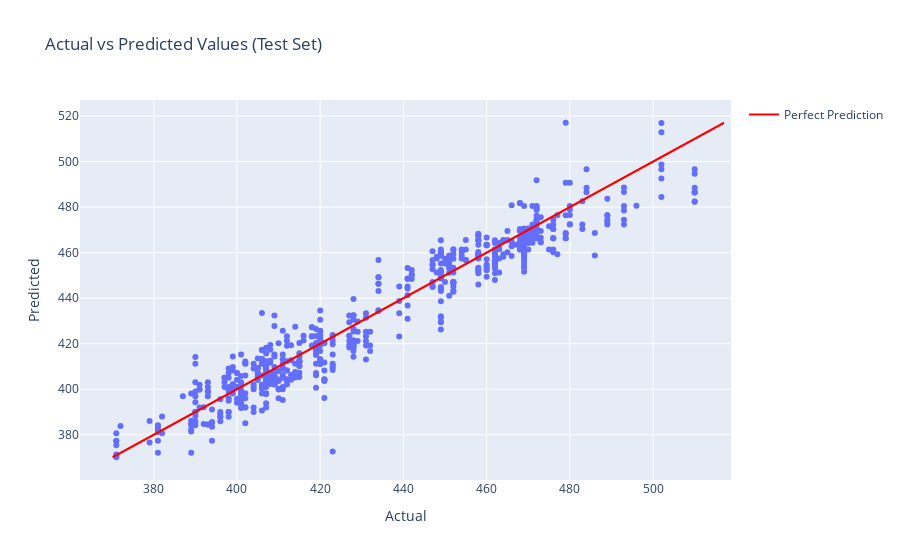

The cell this chart's notebook holds for it:
### Code cell
### met de one-hot-encoded dataset, maar zonder extras

import numpy as np
from sklearn.neural_network import MLPRegressor
from sklearn.metrics import mean_squared_error, r2_score
import plotly.express as px
import plotly.graph_objects as go

# Initialize the MLPRegressor model
model = MLPRegressor(hidden_layer_sizes=(128, 64, 32), activation='identity', max_iter=2000, random_state=42)

# Train the model on the training set
model.fit(X_train, y_train)

# Predict on validation data
y_val_pred = model.predict(X_val)

# Calculate the R² score and MSE for the validation set
r2_val = r2_score(y_val, y_val_pred)
mse_val = mean_squared_error(y_val, y_val_pred)

print(f"Validation MSE: {mse_val:.3f}")
print(f"Validation R^2: {r2_val:.3f}")

# Predict on test data
y_test_pred = model.predict(X_test)

# Calculate the R² score and MSE for the test set
r2_test = r2_score(y_test, y_test_pred)
mse_test = mean_squared_error(y_test, y_test_pred)

print(f"Test MSE: {mse_test:.3f}")
print(f"Test R^2: {r2_test:.3f}")

# Create a DataFrame to compare the actual vs predicted values
results = pd.DataFrame({
    'Actual 2k tijd': y_test,
    'Predicted 2k tijd': y_test_pred,
    'Difference': y_test - y_test_pred
})
print(results.head(10))

# Visualize predictions vs actual values for the test set
data = pd.DataFrame({'Actual': y_test, 'Predicted': y_test_pred})
fig = px.scatter(data, x='Actual', y='Predicted', title="Actual vs Predicted Values (Test Set)")

# Add a diagonal line (perfect prediction line)
min_val = min(data['Actual'].min(), data['Predicted'].min())
max_val = max(data['Actual'].max(), data['Predicted'].max())
fig.add_trace(go.Scatter(x=[min_val, max_val], y=[min_val, max_val], mode='lines', 
                         name='Perfect Prediction', line=dict(color='red')))

# Show the plot
fig.show()

### Figure 1 — Plotly figure (JSON) as saved in the notebook; plotly's stock layout.template omitted (floating-point values rounded to 4 significant figures; data arrays with more than 128 entries replaced by an {"elided": "..."} marker saying what was removed)
{"data": [{"hovertemplate": "Actual=%{x}<br>Predicted=%{y}<extra></extra>", "legendgroup": "", "marker": {"color": "#636efa", "symbol": "circle"}, "mode": "markers", "name": "", "orientation": "v", "showlegend": false, "type": "scatter", "x": {"elided": "650 int values"}, "xaxis": "x", "y": {"elided": "650 float values"}, "yaxis": "y"}, {"line": {"color": "red"}, "mode": "lines", "name": "Perfect Prediction", "type": "scatter", "x": [370.1, 517.1], "y": [370.1, 517.1]}], "layout": {"legend": {"tracegroupgap": 0}, "title": {"text": "Actual vs Predicted Values (Test Set)"}, "xaxis": {"anchor": "y", "domain": [0, 1], "title": {"text": "Actual"}}, "yaxis": {"anchor": "x", "domain": [0, 1], "title": {"text": "Predicted"}}}}
